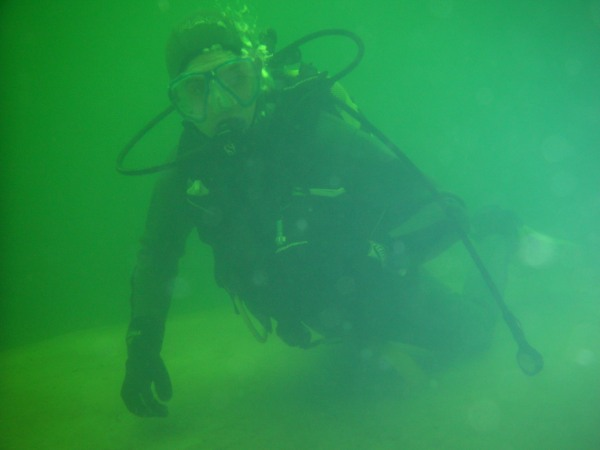
#> input picture images/underwater2.jpg, 600 x 450 px
$ python sal_detect.py
#> lines starting #> are read from the running program, lines starting #| are printed output that depends on the picture
#> in main, im is the input picture: shape (450, 600, 3); mean B, G, R 80.7, 147.4, 41.5
import cv2
import numpy as np
from skimage import color

def matlab_style_gauss2D(shape=(3,3),sigma=0.5):
    m,n = [(ss-1.)/2. for ss in shape]
    y,x = np.ogrid[-m:m+1,-n:n+1]
    h = np.exp( -(x*x + y*y) / (2.*sigma*sigma) )
    h[ h < np.finfo(h.dtype).eps*h.max() ] = 0
    sumh = h.sum()
    if sumh != 0:
        h /= sumh
    return h

def saliencyDetection(img):
    kernel= np.array(matlab_style_gauss2D((3,3),1))
    gfrgb= cv2.filter2D(img,-1,kernel,cv2.BORDER_WRAP)
    lab= color.rgb2lab(gfrgb)
#> lab: shape (450, 600, 3) float64; mean of channels 0, 1, 2 55, -39, 46.9
    l = np.double(lab[:,:,0])
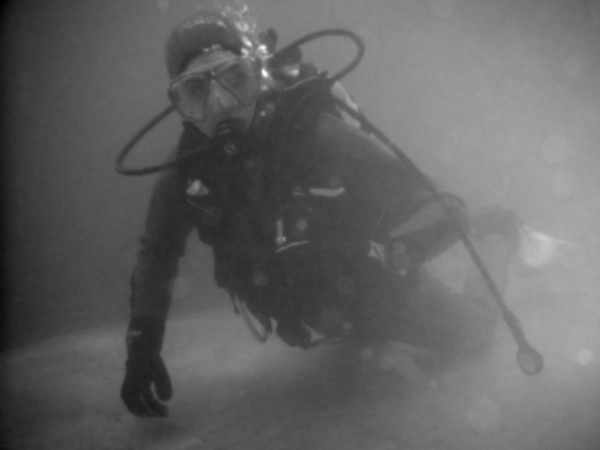
#> l: shape (450, 600) float64; min 33.83, max 88.27, mean 55; drawn with min black and max white
    a = np.double(lab[:,:,1])
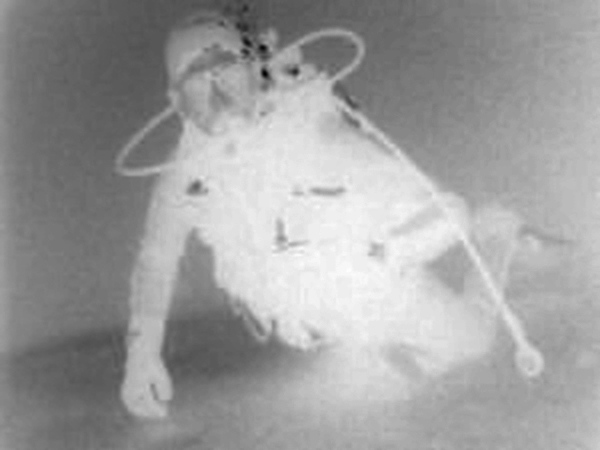
#> a: shape (450, 600) float64; min -68.06, max -21.3, mean -39.04; drawn with min black and max white
    b = np.double(lab[:,:,2])
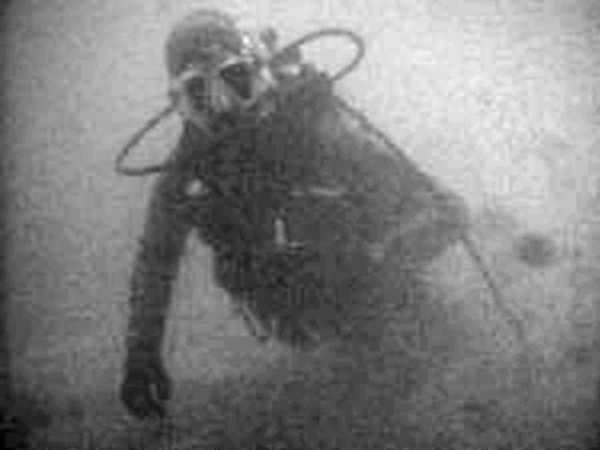
#> b: shape (450, 600) float64; min 33.22, max 60.62, mean 46.9; drawn with min black and max white
    lm = np.mean(np.mean(l))
#> lm = 55.05
    am = np.mean(np.mean(a))
#> am = -39.04
    bm = np.mean(np.mean(b))
#> bm = 46.89
    sm = np.square(l-lm)+ np.square(a-am) + np.square((b-bm))
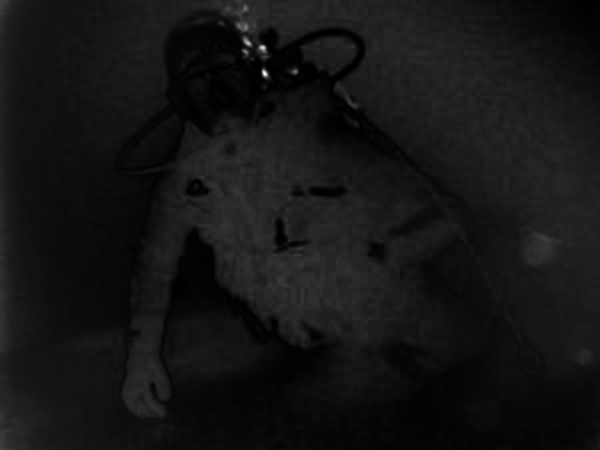
#> sm: shape (450, 600) float64; min 0.0176, max 2016.5, mean 164.5; drawn with min black and max white
    return sm

def main():
    im=cv2.imread("./images/underwater2.jpg")
    sm=saliencyDetection(im)
    print ("nm",sm)
#> (printed output is left out)

if __name__ == '__main__':
    main()

$ run again, with images/underwater1.jpg copied over images/underwater2.jpg
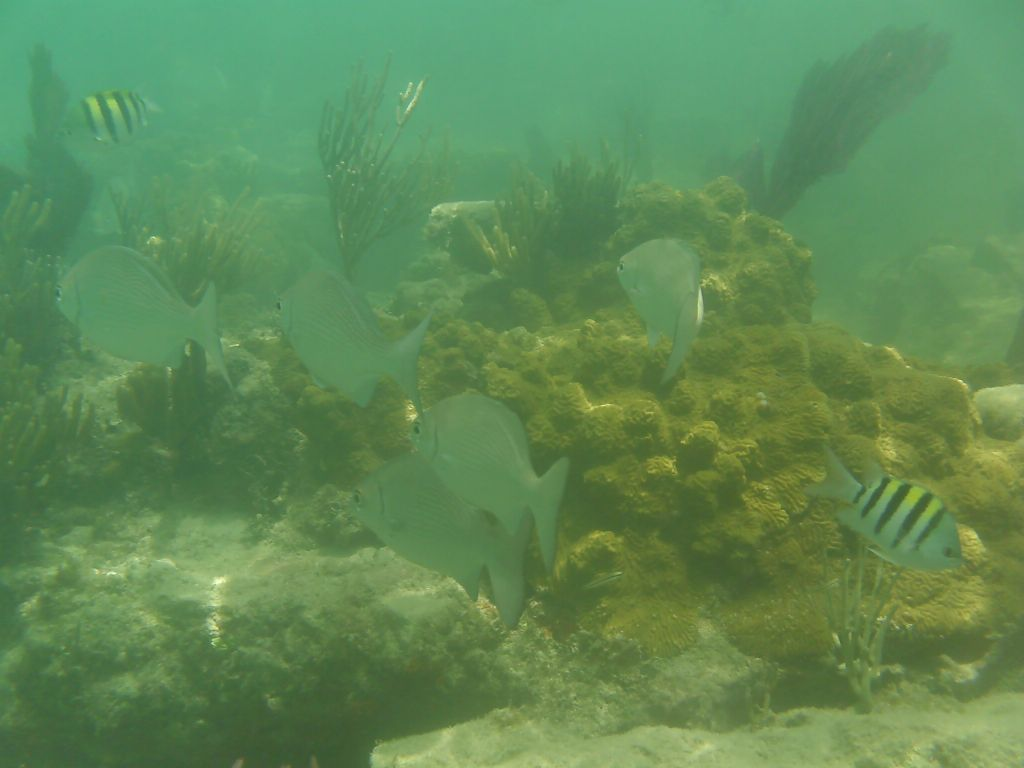
#> input picture images/underwater1.jpg, 1024 x 768 px
#> in main, im is the input picture: shape (768, 1024, 3); mean B, G, R 85.8, 137.8, 95.4
#> lab: shape (768, 1024, 3) float64; mean of channels 0, 1, 2 52.8, -26.3, 17.3
#> in saliencyDetection, `b = np.double(lab[:,:,2])`:
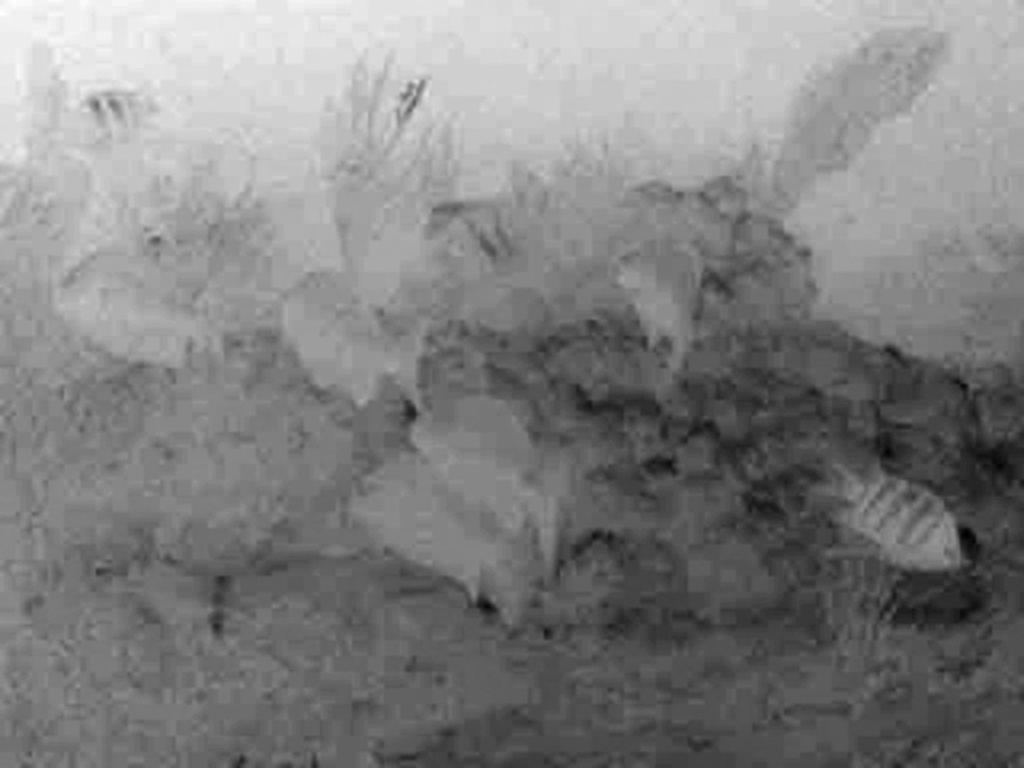
#> b: shape (768, 1024) float64; min -8.86, max 42.55, mean 17.3; drawn with min black and max white
#> lm = 52.82
#> am = -26.3
#> bm = 17.26
#> in saliencyDetection, `sm = np.square(l-lm)+ np.square(a-am) + np.square((b-bm))`:
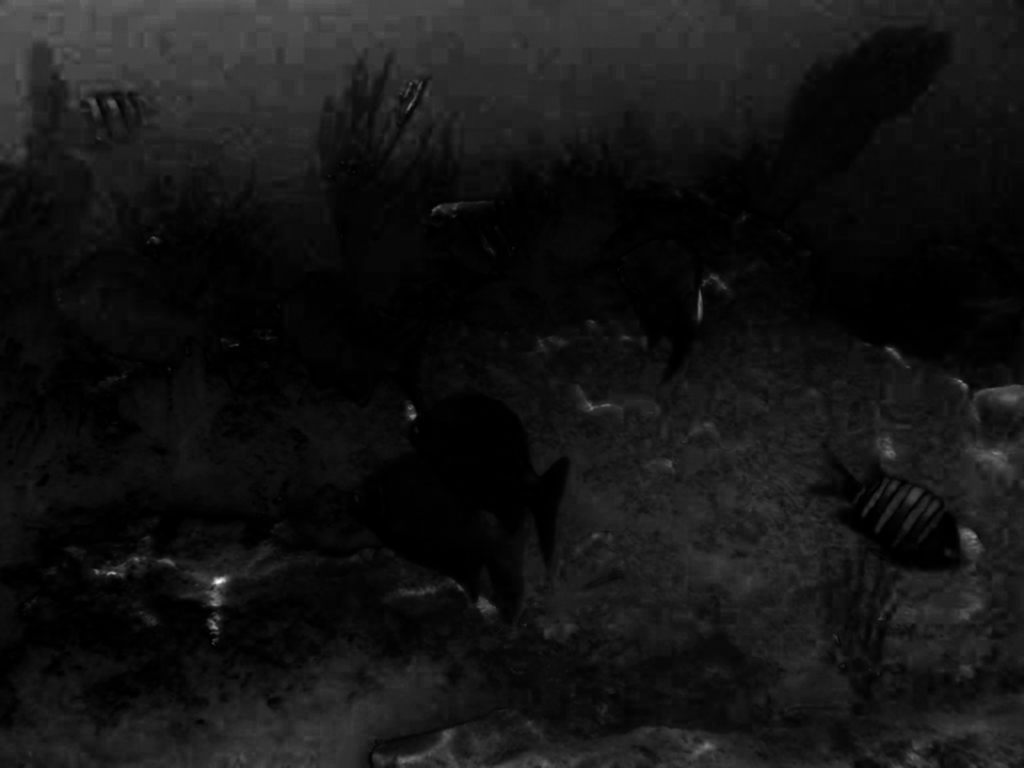
#> sm: shape (768, 1024) float64; min 0.0544, max 2096.9, mean 173.9; drawn with min black and max white
#> (printed output is left out)

$ run again, with images/underwater3.jpg copied over images/underwater2.jpg
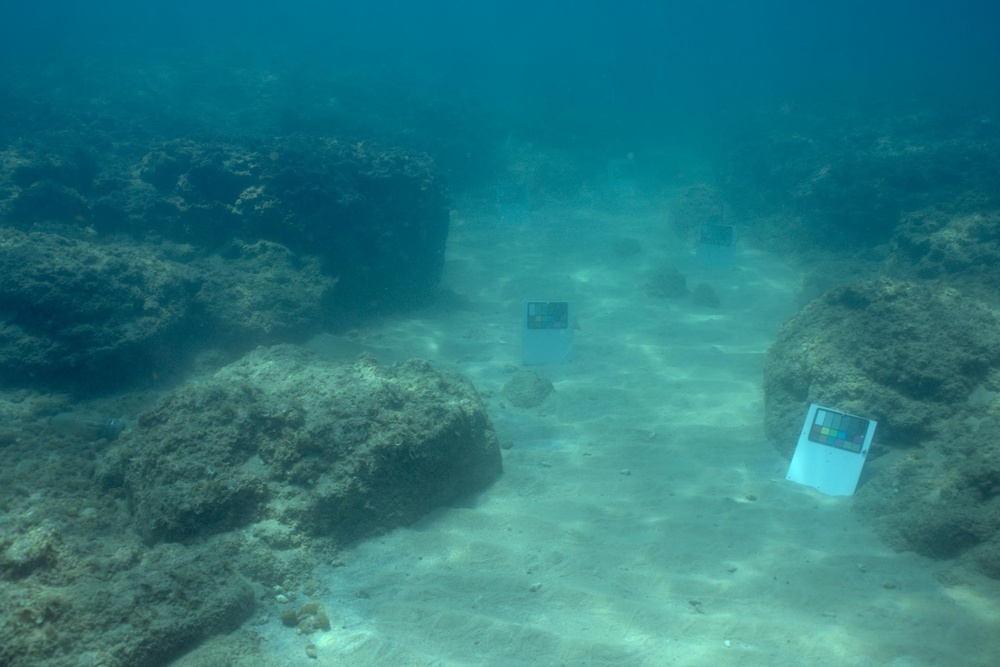
#> input picture images/underwater3.jpg, 1000 x 667 px, shrunk from 1843 x 1230 before the run
#> in main, im is the input picture: shape (667, 1000, 3); mean B, G, R 127.5, 121.8, 41.2
#> lab: shape (667, 1000, 3) float64; mean of channels 0, 1, 2 50.1, -7.3, 41.3
#> in saliencyDetection, `b = np.double(lab[:,:,2])`:
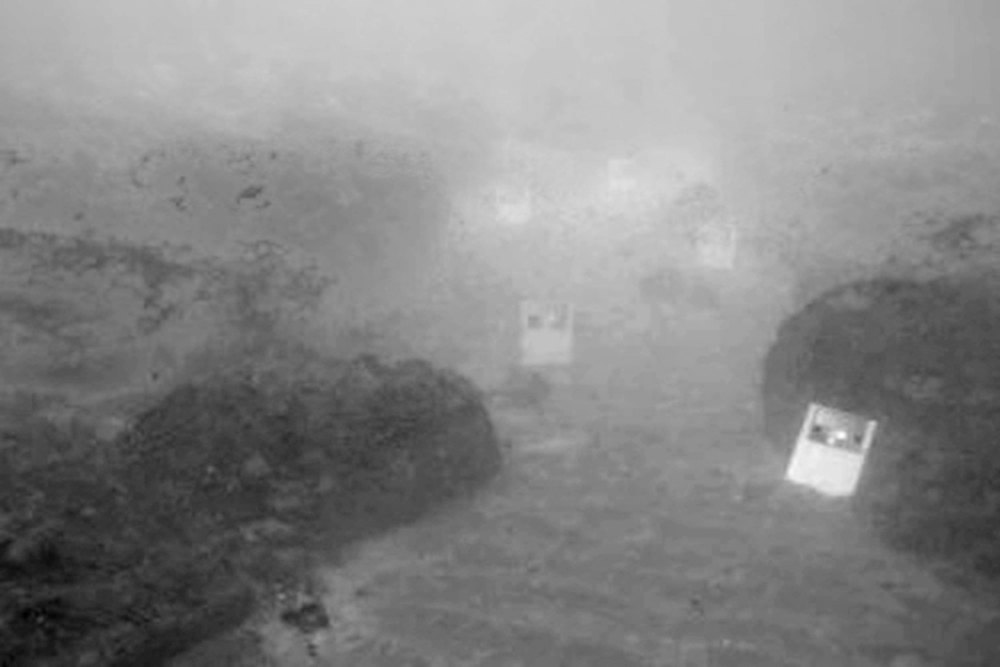
#> b: shape (667, 1000) float64; min 11.45, max 68.22, mean 41.3; drawn with min black and max white
#> lm = 50.06
#> am = -7.32
#> bm = 41.27
#> in saliencyDetection, `sm = np.square(l-lm)+ np.square(a-am) + np.square((b-bm))`:
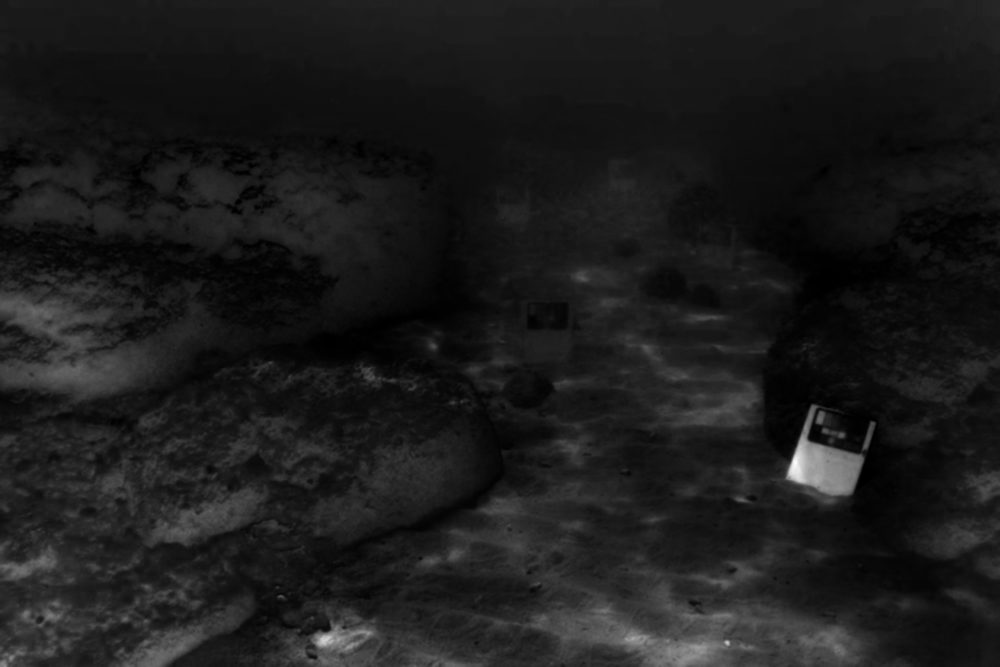
#> sm: shape (667, 1000) float64; min 0.304, max 2829.9, mean 313; drawn with min black and max white
#> (printed output is left out)
